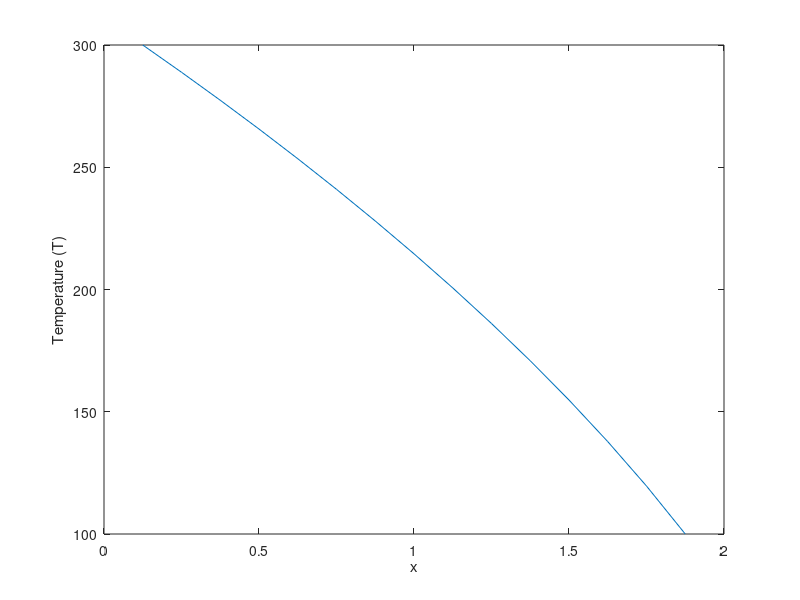

Source code (MATLAB):
% Case --->  dT/dt = d/dX(alpha(T)*dT/dX)
% Control Parameters
% Lets take n nodal points including the T_h and T_c point

T_h = 300;
T_c = 100;
n = 15;
alpha = @(T) 0.004 * T + 0.5;
delta_t = 0.005;
delta_x = 0.125;
fo = delta_t/(delta_x * delta_x);


% Creating and Initialising the Temperature Matrix ---> answer matrix ---> Here this matrix will keep on changing as we march in time

T_matrix = repmat(130, n, 1); % initialization of the matrix
T_matrix(1,1) = T_h;
T_matrix(n,1) = T_c; 

T_matrix_new = repmat(130, n, 1); % initialization of the matrix
T_matrix_new(1,1) = T_h;
T_matrix_new(n,1) = T_c; 


% Creating the A matrix ---> No need to create this matrix for the explicit case

A_matrix = zeros(n,n);
A_matrix(1,1) = 1;
A_matrix(n,n) = 1;
for i = 2:n-1
    for j = 1:n
        if i==j
            alpha_w = (alpha(T_matrix(i-1)) + alpha(T_matrix(i)))/2;
            alpha_e = (alpha(T_matrix(i)) + alpha(T_matrix(i+1)))/2;
            fo_e = alpha_e * fo;
            fo_w = alpha_w * fo;
            A_matrix(i,j-1) = -fo_w;
            A_matrix(i,j) = 1 + fo_e + fo_w;
            A_matrix(i,j+1) = -fo_e;
        end
    end
end



ct = 0;
it = 0;

% plotting T_matrix vs x

x = 0.125 *(1:1:n);
Temp_data = T_matrix(x/0.125);
h = plot(x,Temp_data);
ylabel('Temperature (T)');    % Label for the x-axis
xlabel('x');                  % Label for the y-axis


while ct < n

    T_matrix_copy = T_matrix;
    for i = 2:n-1
        alpha_w = (alpha(T_matrix(i-1)) + alpha(T_matrix(i)))/2;
        alpha_e = (alpha(T_matrix(i)) + alpha(T_matrix(i+1)))/2;
        fo_e = alpha_e * fo;
        fo_w = alpha_w * fo;
        T_matrix_new(i) = T_matrix(i) + fo_e * T_matrix(i+1) + fo_w * T_matrix(i-1) - (fo_e + fo_w) * T_matrix(i);
    end
    T_matrix = T_matrix_new;
    ct = 0;
    for i = 1:n
        if abs(T_matrix_copy(i) - T_matrix(i)) < 0.01
            ct = ct + 1;
        end    
    end

    % Update the plot
    Temp_data = T_matrix(x/0.125);
    set(h, 'YData', Temp_data);
    
    % Pause to create the animation effect
    pause(0.1); % Adjust this value for desired animation speed

    it = it + 1;

end    




% Solution matrix --> T_matrix

T_matrix


